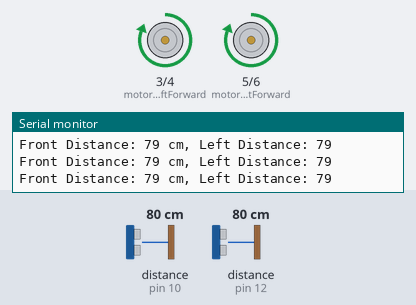
Bench run of a sketch on a simulated Arduino Uno, built with avr-gcc and run on an emulated ATmega328P. Parts: motor-driver pin pairs drawn as motors (green arrow = first pin HIGH = forward, orange = second pin HIGH = backward, longer = more drive), the last lines printed to the serial monitor. Wiring (inferred from the names in the program): 2 × ultrasonic range finder: trigger pin 9, echo pin 10 / trigger pin 11, echo pin 12. Inputs (shaded band) come from the test bench; at power-on: distance to the obstacle (sensors on pin 10, pin 12) 80 cm. The echo pulse lasts 58.3 µs per cm.

Above: at 1.2 s.
1.3 s: distance to the obstacle (sensor on pin 10) set to 17 cm
4.3 s: distance to the obstacle (sensor on pin 10) set to 14 cm
At 5.5 s:
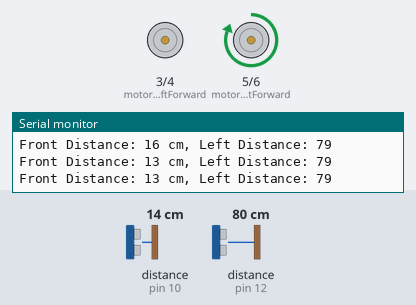
5.8 s: distance to the obstacle (sensor on pin 12) set to 19 cm
7.5 s: distance to the obstacle (sensor on pin 12) set to 14 cm
At 9.1 s:
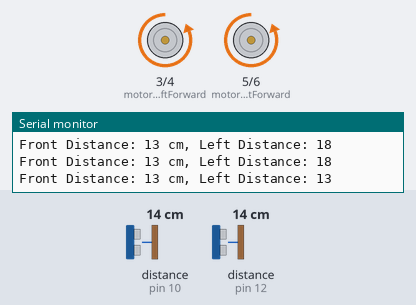
10.5 s: distance to the obstacle (sensor on pin 12) set to 18 cm
13.5 s: distance to the obstacle (sensor on pin 12) set to 2 cm
At 16.1 s:
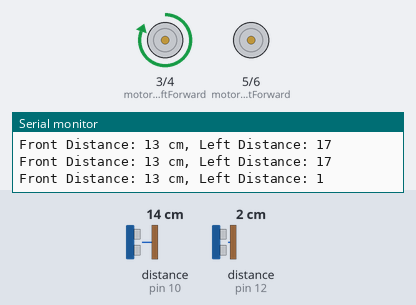
Timing chart, 0 to 17.5 s (numbered marks = the images above; inputs shaded):
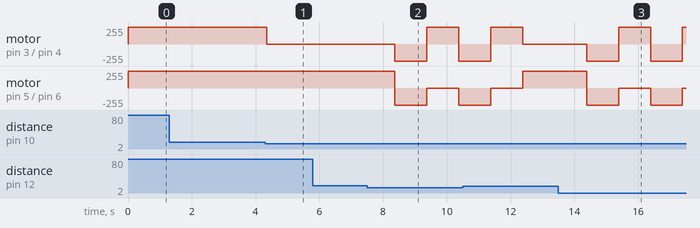

Measured:
- the behaviour switches between 16 and 15 cm on distance to the obstacle (sensor on pin 10) (found by bisection; images 0 and 1)
- the behaviour switches between 17 and 16 cm on distance to the obstacle (sensor on pin 12) (found by bisection; images 1 and 2)
- after the input at 4.3 s, motor on pin 3 (motorLeftForward) / pin 4 (motorLeftBackward): forward 255/255 → stopped after 0.05 s
- after the input at 13.5 s, motor on pin 3 (motorLeftForward) / pin 4 (motorLeftBackward): alternates forward 255/255 for 1.0 s and backward 255/255 for 1.0 s, starting after 0.89 s; motor on pin 5 (motorRightForward) / pin 6 (motorRightBackward): alternates backward 255/255 for 1.0 s and stopped for 1.0 s, starting after 0.89 s

The sketch:

obstacle-detection-robot.ino
```cpp
// Define Pins for Motors
const int motorLeftForward = 3;
const int motorLeftBackward = 4;
const int motorRightForward = 5;
const int motorRightBackward = 6;

// Define Pins for Ultrasonic Sensors
const int trigPinFront = 9;
const int echoPinFront = 10;
const int trigPinLeft = 11;
const int echoPinLeft = 12;

// Define Motor Speed
const int motorSpeed = 255; // Maximum speed (0-255)

// Define Distance Threshold (in cm)
const int distanceThreshold = 15; // When obstacle is closer than 15cm, avoid it

void setup() {
  // Initialize Motor Pins as Outputs
  pinMode(motorLeftForward, OUTPUT);
  pinMode(motorLeftBackward, OUTPUT);
  pinMode(motorRightForward, OUTPUT);
  pinMode(motorRightBackward, OUTPUT);

  // Initialize Ultrasonic Sensor Pins
  pinMode(trigPinFront, OUTPUT);
  pinMode(echoPinFront, INPUT);
  pinMode(trigPinLeft, OUTPUT);
  pinMode(echoPinLeft, INPUT);

  // Start Serial Monitor for Debugging
  Serial.begin(9600);
}

void loop() {
  // Get the distance from the ultrasonic sensors
  long durationFront, distanceFront;
  long durationLeft, distanceLeft;

  // Measure Front Distance
  distanceFront = getDistance(trigPinFront, echoPinFront);

  // Measure Left Distance
  distanceLeft = getDistance(trigPinLeft, echoPinLeft);

  // Print distances for debugging
  Serial.print("Front Distance: ");
  Serial.print(distanceFront);
  Serial.print(" cm, Left Distance: ");
  Serial.println(distanceLeft);

  // If obstacle is detected in front
  if (distanceFront < distanceThreshold) {
    // Check if there's an obstacle to the left
    if (distanceLeft > distanceThreshold) {
      // Move left if clear
      turnLeft();
      delay(1000);
    } else {
      // If left is blocked, move backward and turn right
      moveBackward();
      delay(1000);
      turnRight();
      delay(1000);
    }
  } else {
    // Continue moving forward if no obstacle in front
    moveForward();
  }
}

// Function to get the distance from the ultrasonic sensor
long getDistance(int trigPin, int echoPin) {
  long duration;
  long distance;

  // Trigger the ultrasonic sensor
  digitalWrite(trigPin, LOW);
  delayMicroseconds(2);
  digitalWrite(trigPin, HIGH);
  delayMicroseconds(10);
  digitalWrite(trigPin, LOW);

  // Read the echo time
  duration = pulseIn(echoPin, HIGH);

  // Calculate the distance in cm
  distance = (duration / 2) / 29.1;

  return distance;
}

// Function to move robot forward
void moveForward() {
  digitalWrite(motorLeftForward, HIGH);
  digitalWrite(motorLeftBackward, LOW);
  digitalWrite(motorRightForward, HIGH);
  digitalWrite(motorRightBackward, LOW);
}

// Function to move robot backward
void moveBackward() {
  digitalWrite(motorLeftForward, LOW);
  digitalWrite(motorLeftBackward, HIGH);
  digitalWrite(motorRightForward, LOW);
  digitalWrite(motorRightBackward, HIGH);
}

// Function to turn the robot right
void turnRight() {
  digitalWrite(motorLeftForward, HIGH);
  digitalWrite(motorLeftBackward, LOW);
  digitalWrite(motorRightForward, LOW);
  digitalWrite(motorRightBackward, LOW);
}

// Function to turn the robot left
void turnLeft() {
  digitalWrite(motorLeftForward, LOW);
  digitalWrite(motorLeftBackward, LOW);
  digitalWrite(motorRightForward, HIGH);
  digitalWrite(motorRightBackward, LOW);
}

// Function to stop all motors
void stopMotors() {
  digitalWrite(motorLeftForward, LOW);
  digitalWrite(motorLeftBackward, LOW);
  digitalWrite(motorRightForward, LOW);
  digitalWrite(motorRightBackward, LOW);
}
```
